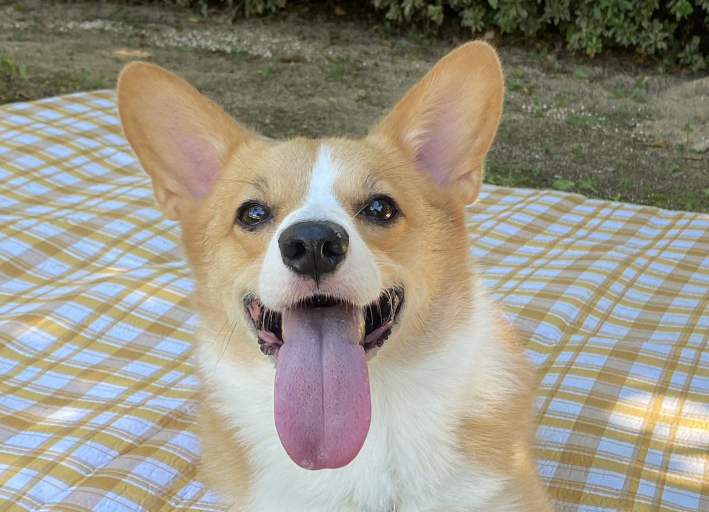
#> input picture Python/jupyter-notebook/dog.jpg, 1418 x 1024 px (shown at 1/2 size)
$ jupyter execute --allow-errors '230515-ImageProcessing(jupyter).ipynb'   (older library calls are emulated)
#> lines starting #> are read from the running program, lines starting #| are printed output that depends on the picture; after the words box and inside, x2 and y2 are one past the last pixel; in counts of white or black regions, pixels touching at a corner belong together
[cell 1]
import cv2
print(cv2.__version__)
import numpy as np
print(np.__version__)

[cell 2]
import cv2
import numpy as np
image = cv2.imread('dog.jpg', -1)
#> image is the input picture: shape (1024, 1418, 3); mean B, G, R 133.3, 148, 153.4

[cell 3]
# 여기부터 3교시

[cell 4]
import cv2

# 영상을 불러온다.
image = cv2.imread('dog.jpg', -1)

# 영상의 관심영역을 설정한다. 푸른색 영역
roi = image[:, 200:700, :]
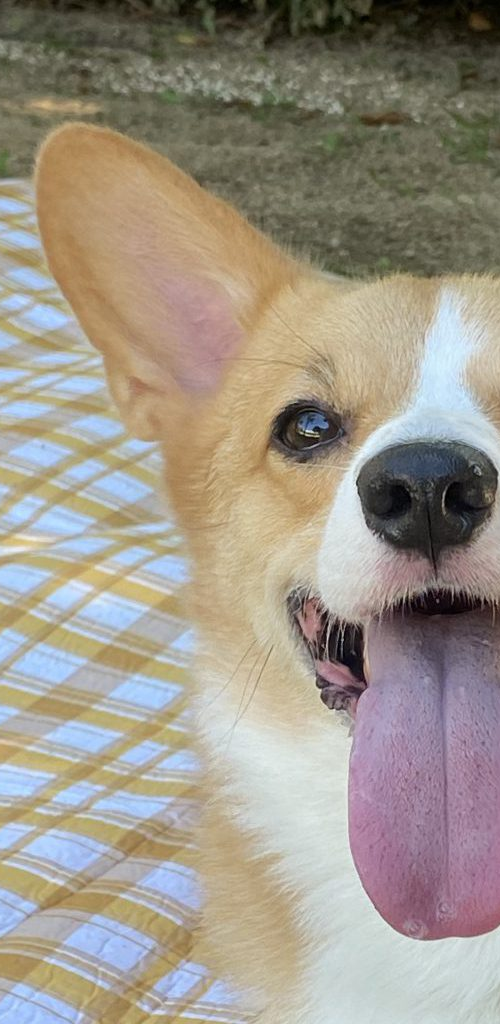
#> roi: shape (1024, 500, 3); mean B, G, R 136.8, 149.3, 157.1

# 푸른색 영역의 이진화를 수행
threshold_blue = cv2.threshold(roi, 200, 255, cv2.THRESH_BINARY)
# [2] [0] = 200 (threshold 기준 값)
#     [1] = 실제 이진화 영상

# 결과 프린트
cv2.imshow('test', threshold_blue[1])
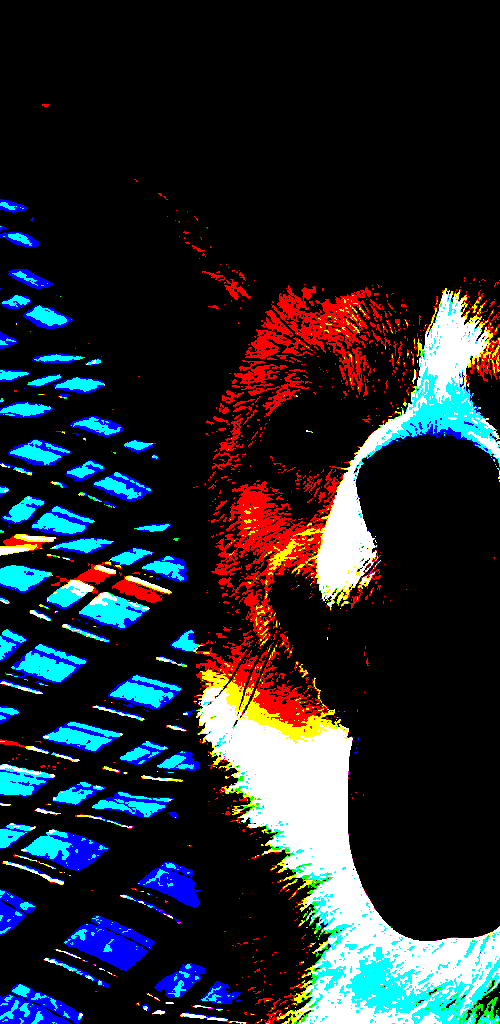
#> window 'test': shape (1024, 500, 3); mean B, G, R 44.3, 38.5, 34.3
cv2.waitKey()

[cell 5]
# 영상 필터링
import cv2
import numpy as np

# 영상을 불러온다.
image = cv2.imread('dog.jpg', -1)

# 영상의 관심영역을 설정한다. 푸른색 영역
roi = image[:, 200:700, :]

# 푸른색 영역의 이진화를 수행
threshold_blue = cv2.threshold(roi, 200, 255, cv2.THRESH_BINARY)
# [2] [0] = 200 (threshold 기준 값)
#     [1] = 실제 이진화 영상

# ----------------------------------
# # threshold 결과 프린트
# cv2.imshow('test', threshold_blue[1])
# cv2.waitKey()

# ----------------------------------
# 영상 형태학적 연산
# np.ones(shape, dtype)
kernel = np.ones((5, 5), dtype=np.uint8)
erode_result = cv2.erode(threshold_blue[1], kernel)
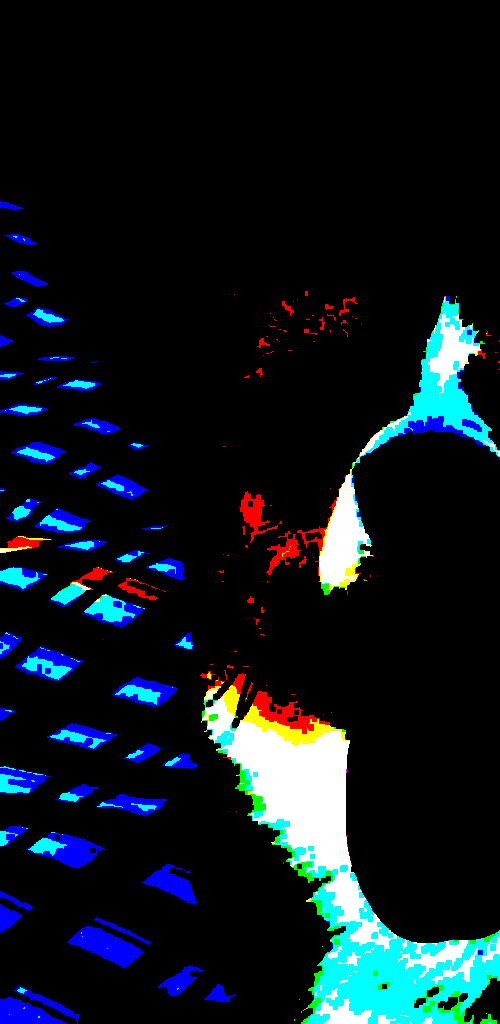
#> erode_result: shape (1024, 500, 3); mean of channels 0, 1, 2 31.5, 24.5, 14.1; drawn as B, G, R
dilate_result = cv2.dilate(threshold_blue[1], kernel)
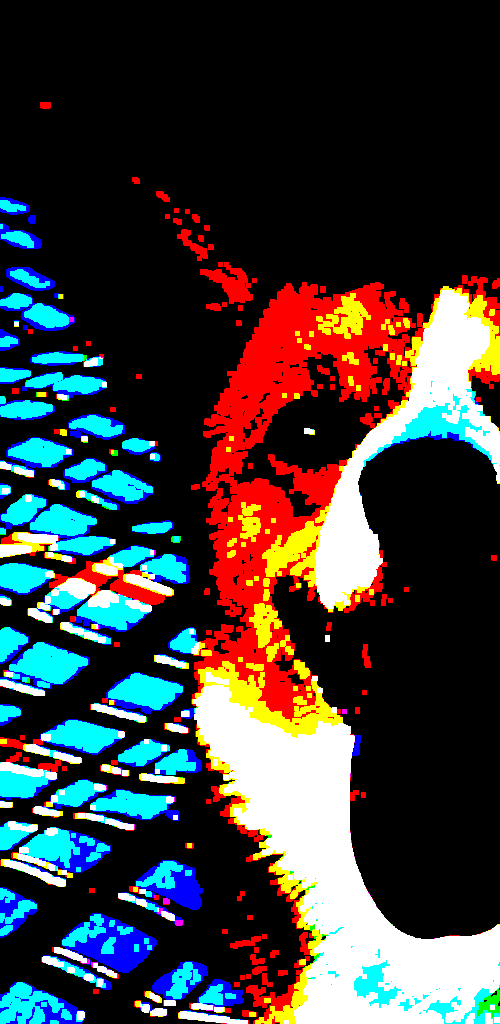
#> dilate_result: shape (1024, 500, 3); mean of channels 0, 1, 2 59.2, 59.2, 61; drawn as B, G, R

cv2.imshow('dog_binary', threshold_blue[1])
cv2.imshow('erosion', erode_result)
cv2.imshow('dilation', dilate_result)

# 가우시안 필터
blur_img = cv2.GaussianBlur(image, (5, 5), 3)
cv2.imshow('gaussian', blur_img)

cv2.waitKey()
# cv2.destroyAllWindows()

# 5 x 5
# [[1, 1, 1, 1, 1]
# [1, 1, 1, 1, 1]
# [1, 1, 1, 1, 1]
# [1, 1, 1, 1, 1]
# [1, 1, 1, 1, 1]]

[cell 6]
import cv2
import numpy as np
cv2.destroyAllWindows()

[cell 7]
# 영상 소벨 필터링
import cv2
import numpy as np

# 영상을 불러온다.
image = cv2.imread('dog.jpg', -1)

# 영상의 관심영역을 설정한다. 푸른색 영역
roi = image[:, 200:700, 0]
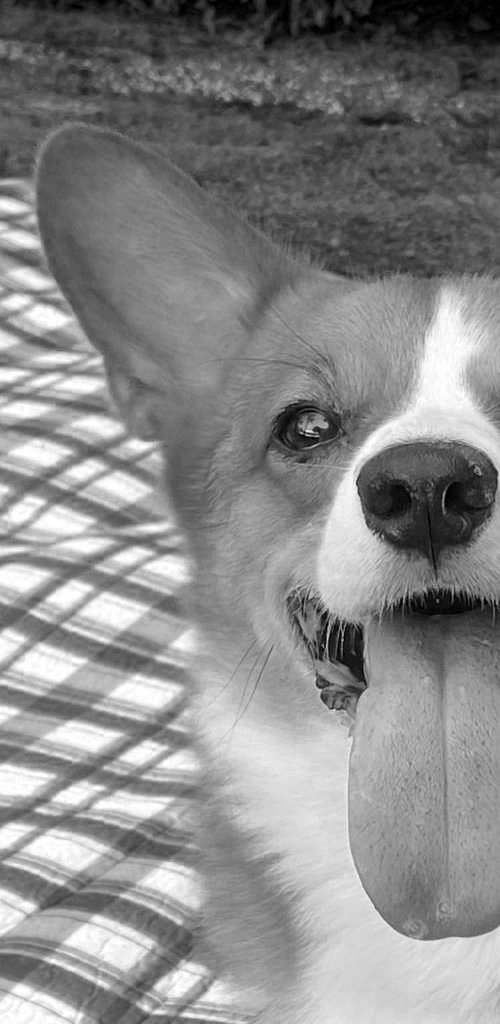
#> roi: shape (1024, 500); min 0, max 255, mean 136.8

#> (the rest of this cell did not finish here and is left out)

[cell 8]
import cv2
import numpy as np

# 영상을 불러온다.
image = cv2.imread('dog.jpg', -1)

# -------------------------------------
# # 영상의 관심영역을 설정한다. 푸른색 영역
# roi = image[:, 200:700, 0]

# x_edge = cv2.Sobel(roi, cv2.CV_32S, 1, 0, (3, 3), 3)
# x_edge = cv2.convertScaleAbs(x_edge)

# cv2.imshow('edge', x_edge)
# cv2.waitKey()


# -------------------------------------
# # 영상의 관심영역을 설정한다. 푸른색 영역
gray = cv2.cvtColor(image, cv2.COLOR_BGR2GRAY)
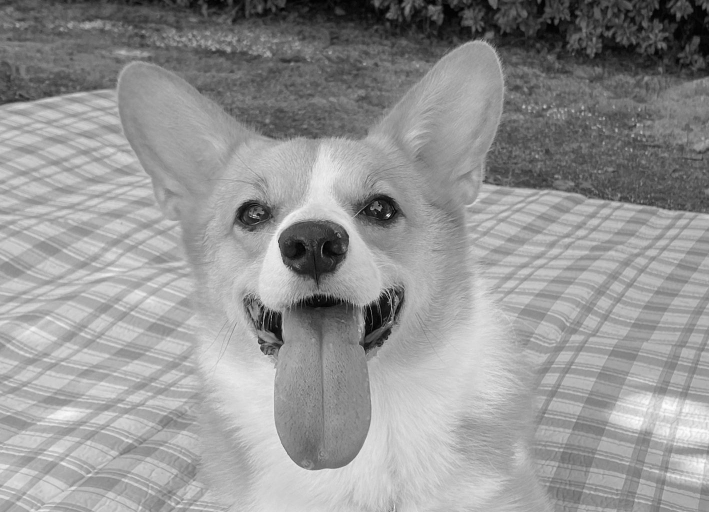
#> gray: shape (1024, 1418) (shown at 1/2 size); min 0, max 254, mean 147.9
x_edge = cv2.Sobel(gray, cv2.CV_32F, 1, 0, 3, 1)
y_edge = cv2.Sobel(gray, cv2.CV_32F, 0, 1, 3, 1)
x_edge = cv2.convertScaleAbs(x_edge)
y_edge = cv2.convertScaleAbs(y_edge)

cv2.imshow('edge', x_edge)
cv2.imshow('edgey', y_edge)
cv2.waitKey()

[cell 9]
import cv2
import numpy as np

# 영상을 불러온다.
image = cv2.imread('dog.jpg', -1)

# -------------------------------------
# # 영상의 관심영역을 설정한다. 푸른색 영역
# roi = image[:, 200:700, 0]

# x_edge = cv2.Sobel(roi, cv2.CV_32S, 1, 0, (3, 3), 3)
# x_edge = cv2.convertScaleAbs(x_edge)

# cv2.imshow('edge', x_edge)
# cv2.waitKey()


# -------------------------------------
# # 영상의 관심영역을 설정한다. 푸른색 영역
gray = cv2.cvtColor(image, cv2.COLOR_BGR2GRAY)
gauss = cv2.GaussianBlur(gray, (3, 3), 3)
x_edge = cv2.Sobel(gauss, cv2.CV_32F, 1, 0, 3, 1)
y_edge = cv2.Sobel(gauss, cv2.CV_32F, 0, 1, 3, 1)
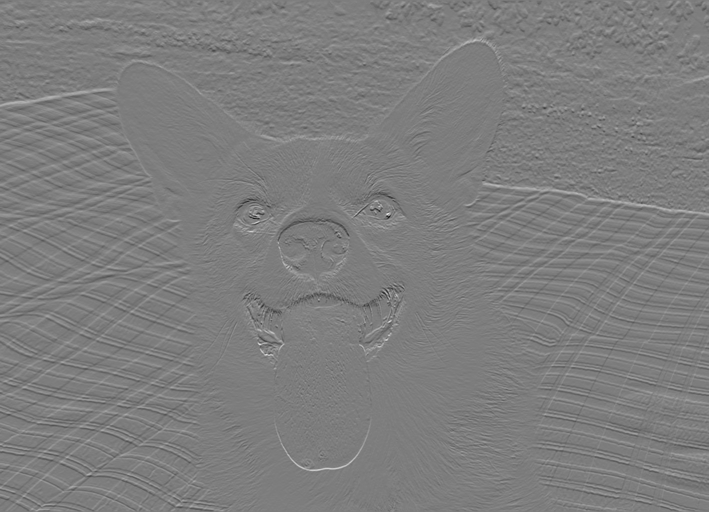
#> y_edge: shape (1024, 1418) float32 (shown at 1/2 size); min -107, max 110, mean 0.3; drawn with min black and max white
x_edge = cv2.convertScaleAbs(x_edge)
y_edge = cv2.convertScaleAbs(y_edge)
lapla = cv2.Laplacian(gray, cv2.CV_32F, ksize=3)
lapla = cv2.convertScaleAbs(lapla)
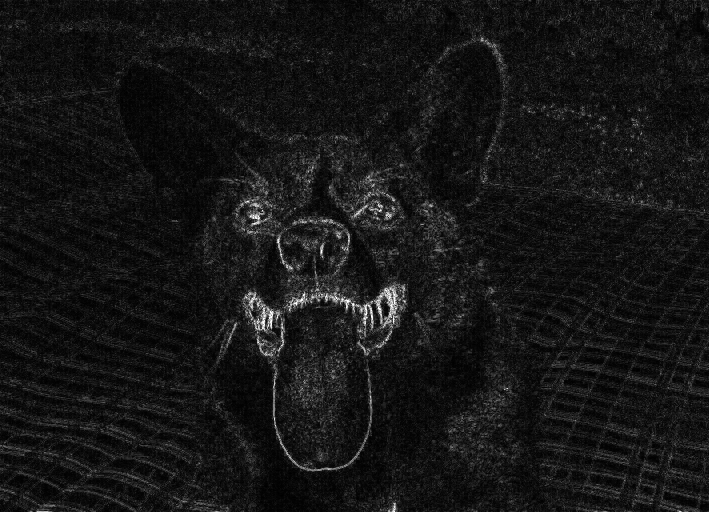
#> lapla: shape (1024, 1418) (shown at 1/2 size); min 0, max 255, mean 21.4
thresh = cv2.threshold(lapla, 80, 255, cv2.THRESH_BINARY)[1]
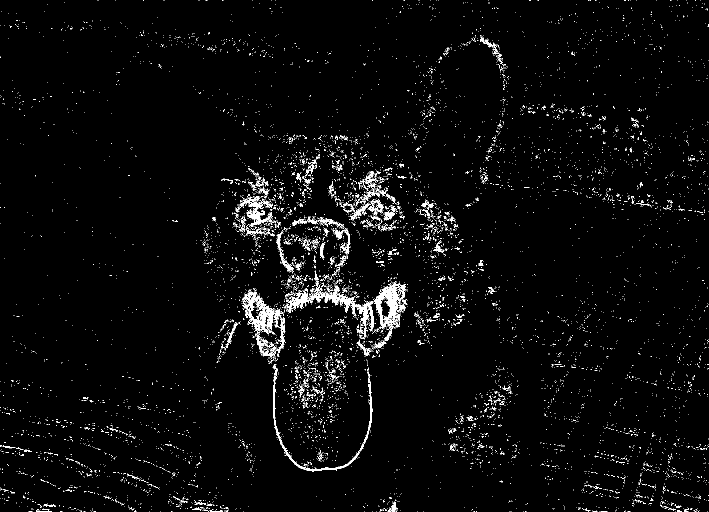
#> thresh: shape (1024, 1418) (shown at 1/2 size); 2.6% white in thin lines or dots
dilate = cv2.dilate(thresh, kernel=np.ones((5, 5), dtype=np.uint8))
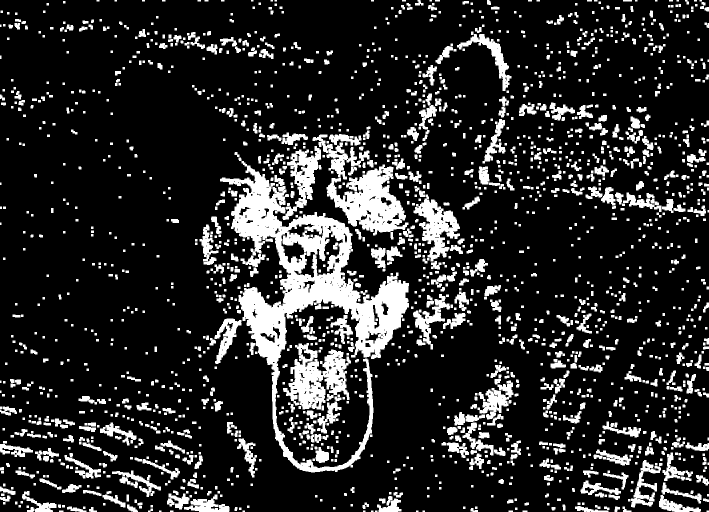
#> dilate: shape (1024, 1418) (shown at 1/2 size); 16.5% white; 2029 white regions (30 under 20 px), largest, box (x1, y1, x2, y2) and area: (440, 315, 818, 945) 55238, (653, 329, 817, 471) 11606, (566, 686, 702, 819) 9403

cv2.imshow('gray', gray)
# cv2.imshow('edge', x_edge)
# cv2.imshow('edgey', y_edge)
cv2.imshow('laplacian', lapla)
cv2.imshow('dilate', dilate)

cv2.waitKey()
